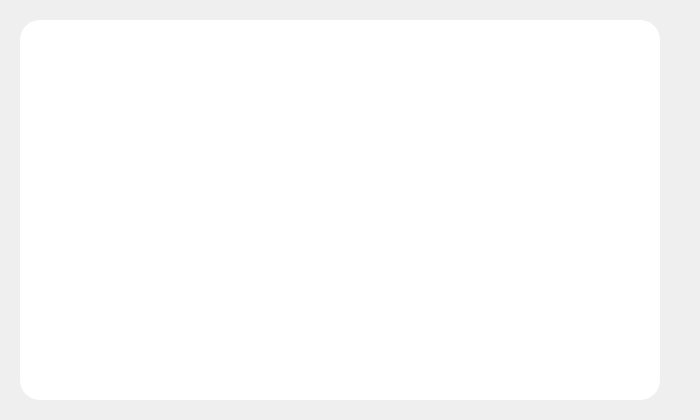
<?xml version="1.0" encoding="UTF-8"?>
<ui version="4.0">
 <class>ventanalogin</class>
 <widget class="QWidget" name="ventanalogin">
  <property name="geometry">
   <rect>
    <x>0</x>
    <y>0</y>
    <width>700</width>
    <height>420</height>
   </rect>
  </property>
  <property name="minimumSize">
   <size>
    <width>700</width>
    <height>420</height>
   </size>
  </property>
  <property name="maximumSize">
   <size>
    <width>700</width>
    <height>420</height>
   </size>
  </property>
  <property name="windowTitle">
   <string>Form</string>
  </property>
  <widget class="QWidget" name="widget" native="true">
   <property name="geometry">
    <rect>
     <x>0</x>
     <y>0</y>
     <width>700</width>
     <height>420</height>
    </rect>
   </property>
   <property name="minimumSize">
    <size>
     <width>700</width>
     <height>420</height>
    </size>
   </property>
   <property name="maximumSize">
    <size>
     <width>600</width>
     <height>420</height>
    </size>
   </property>
   <property name="styleSheet">
    <string notr="true">QPushButton{
	background-color: rgb(30, 215, 97);
	border-radius:8px;
	color: rgb(255, 255, 255);
}
QPushButton:hover{
	
}
QPushButton:pressed{
	padding-left: 5px;
	padding-top: 5px;
}

QLabel{
	color: rgb(30, 215, 97);
}</string>
   </property>
   <widget class="QLabel" name="label_texto">
    <property name="geometry">
     <rect>
      <x>20</x>
      <y>20</y>
      <width>640</width>
      <height>380</height>
     </rect>
    </property>
    <property name="minimumSize">
     <size>
      <width>640</width>
      <height>380</height>
     </size>
    </property>
    <property name="maximumSize">
     <size>
      <width>640</width>
      <height>380</height>
     </size>
    </property>
    <property name="font">
     <font/>
    </property>
    <property name="styleSheet">
     <string notr="true">color: black; border-radius: 20;
background-color: white</string>
    </property>
    <property name="text">
     <string/>
    </property>
    <property name="alignment">
     <set>Qt::AlignCenter</set>
    </property>
   </widget>
   <widget class="QLabel" name="fondo_img">
    <property name="geometry">
     <rect>
      <x>0</x>
      <y>0</y>
      <width>700</width>
      <height>420</height>
     </rect>
    </property>
    <property name="minimumSize">
     <size>
      <width>700</width>
      <height>420</height>
     </size>
    </property>
    <property name="maximumSize">
     <size>
      <width>700</width>
      <height>420</height>
     </size>
    </property>
    <property name="autoFillBackground">
     <bool>false</bool>
    </property>
    <property name="styleSheet">
     <string notr="true"/>
    </property>
    <property name="text">
     <string/>
    </property>
    <property name="pixmap">
     <pixmap>../../sprites/background/fight.png</pixmap>
    </property>
    <property name="scaledContents">
     <bool>true</bool>
    </property>
   </widget>
   <widget class="QPushButton" name="boton_volver">
    <property name="geometry">
     <rect>
      <x>300</x>
      <y>300</y>
      <width>120</width>
      <height>80</height>
     </rect>
    </property>
    <property name="minimumSize">
     <size>
      <width>120</width>
      <height>80</height>
     </size>
    </property>
    <property name="maximumSize">
     <size>
      <width>120</width>
      <height>80</height>
     </size>
    </property>
    <property name="styleSheet">
     <string notr="true">background-color: transparent</string>
    </property>
    <property name="text">
     <string/>
    </property>
    <property name="icon">
     <iconset>
      <normaloff>../../sprites/background/back_button.png</normaloff>../../sprites/background/back_button.png</iconset>
    </property>
    <property name="iconSize">
     <size>
      <width>120</width>
      <height>80</height>
     </size>
    </property>
   </widget>
   <zorder>fondo_img</zorder>
   <zorder>label_texto</zorder>
   <zorder>boton_volver</zorder>
  </widget>
 </widget>
 <resources/>
 <connections/>
</ui>
